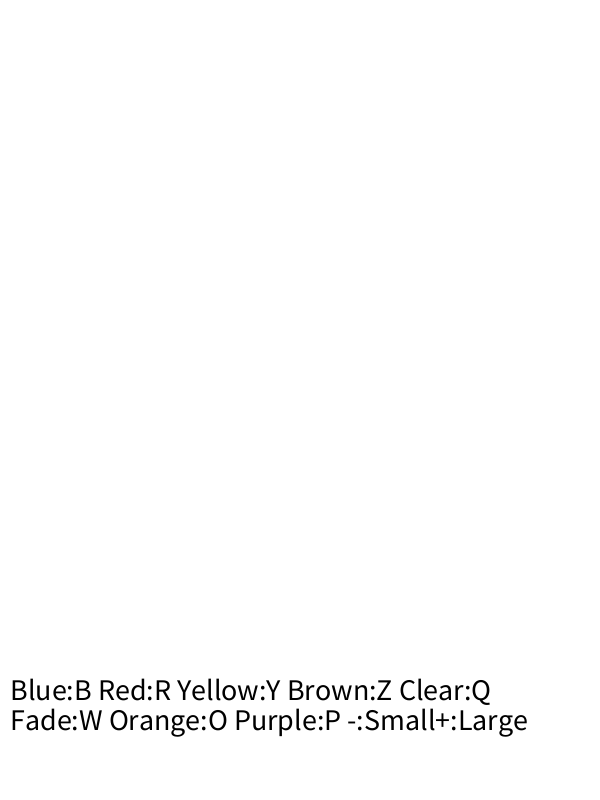
Frame 1 (no input)
Frame 60 (the mouse pressed at the canvas centre just before this capture): identical to frame 1, image omitted
Frame 120 (the mouse held since frame 60 and released just before this capture): identical to frame 1, image omitted

The Processing sketch that drew this single still picture (run headless with seeded random() and noise(); from frame 60 on, the mouse is pressed at the canvas centre):

// Processing sketch: processing_62299
// ── processing_62299.pde

void setup()
{
  size(600, 800);
  background(255, 255, 255);
  frameRate(600);
  fill(0, 0, 0);
  textSize(30);
  text("Blue:B Red:R Yellow:Y Brown:Z Clear:Q", 10, 700);
  text("Fade:W Orange:O Purple:P -:Small+:Large", 10, 730);
}

void draw()
{
  if (key=='p')
  {
    stroke(128, 0, 128);
    fill(128, 0, 128);
  }
  if (key=='o')
  {
    stroke(255, 69, 0);
    fill(255, 69, 0);
  }
  if (key == 'g')
  {
    stroke(0, 200, 0);
    fill(0, 200, 0);
  }
  if (key == 'r')
  {
    stroke(255, 0, 0);
    fill(255, 0, 0);
  }
  if (key == 'b')
  {
    stroke(0, 0, 255);
    fill(0, 0, 255);
  }
  if (key== 'z')
  {
    stroke(85, 58, 3);
    fill (85, 58, 3);
  }
  if (key == 'q')
  {
    background(255);
    fill(0, 0, 0);
    text("Blue:B Red:R Yellow:Y Brown:Z Clear:Q", 10, 700);
    text("Fade:W Orange:O Purple:P -:Small+:Large", 10, 730);
  }
  if (key=='w')
  {
    fill(255, 255, 255, 1);
    rect(-1, -1, 600, 800);
  }
  if (key == 'y')
  {
    stroke(255, 255, 0);
    fill(255, 255, 0);
  }
}
void mouseDragged()
{
  if (key == '-')
  {
    ellipse(mouseX, mouseY, 5, 5);
  }
  else if (key == '=')
  {
    ellipse(mouseX, mouseY, 20, 20);
  }
  else
    ellipse(mouseX, mouseY, 10, 10);
}
